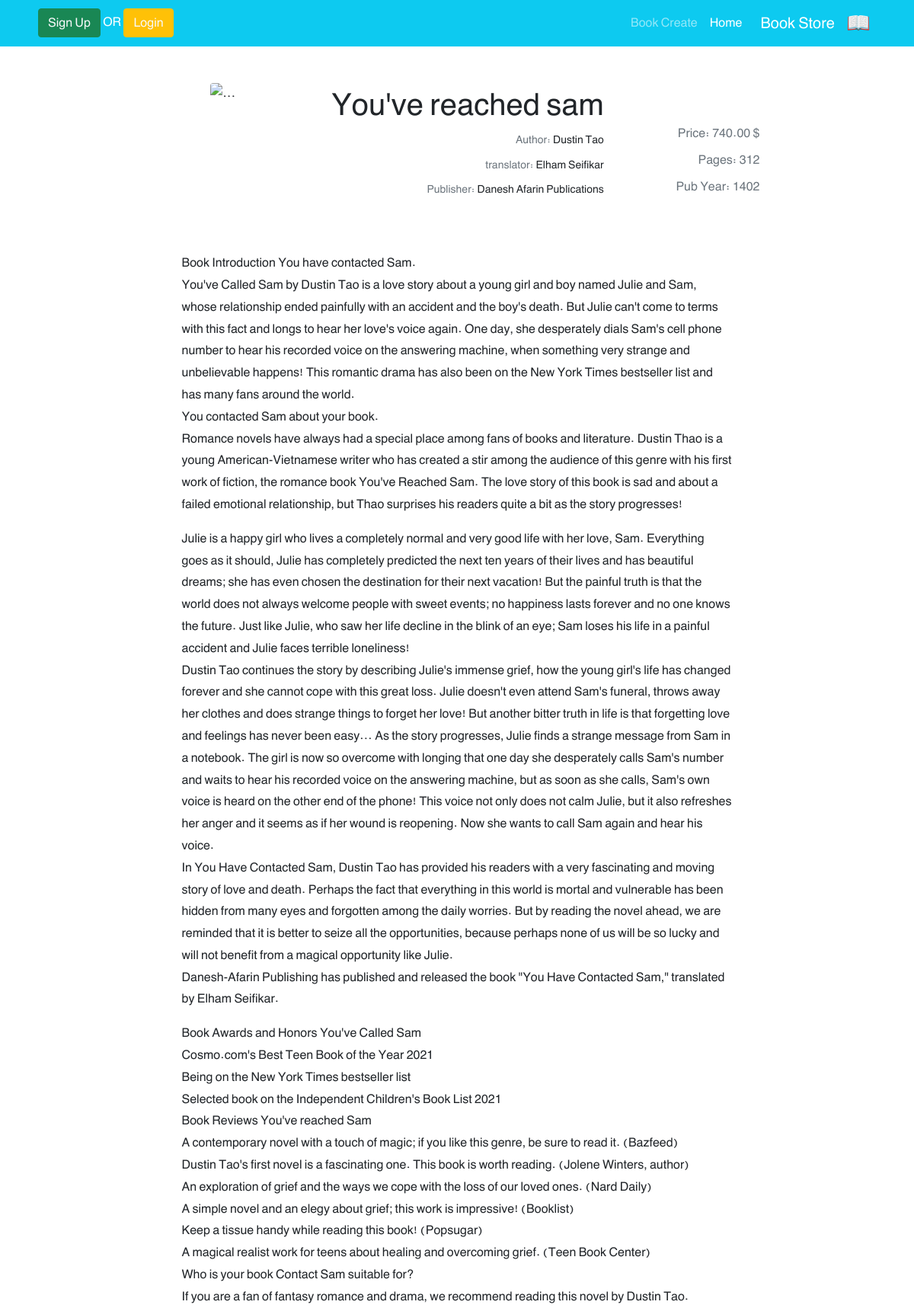
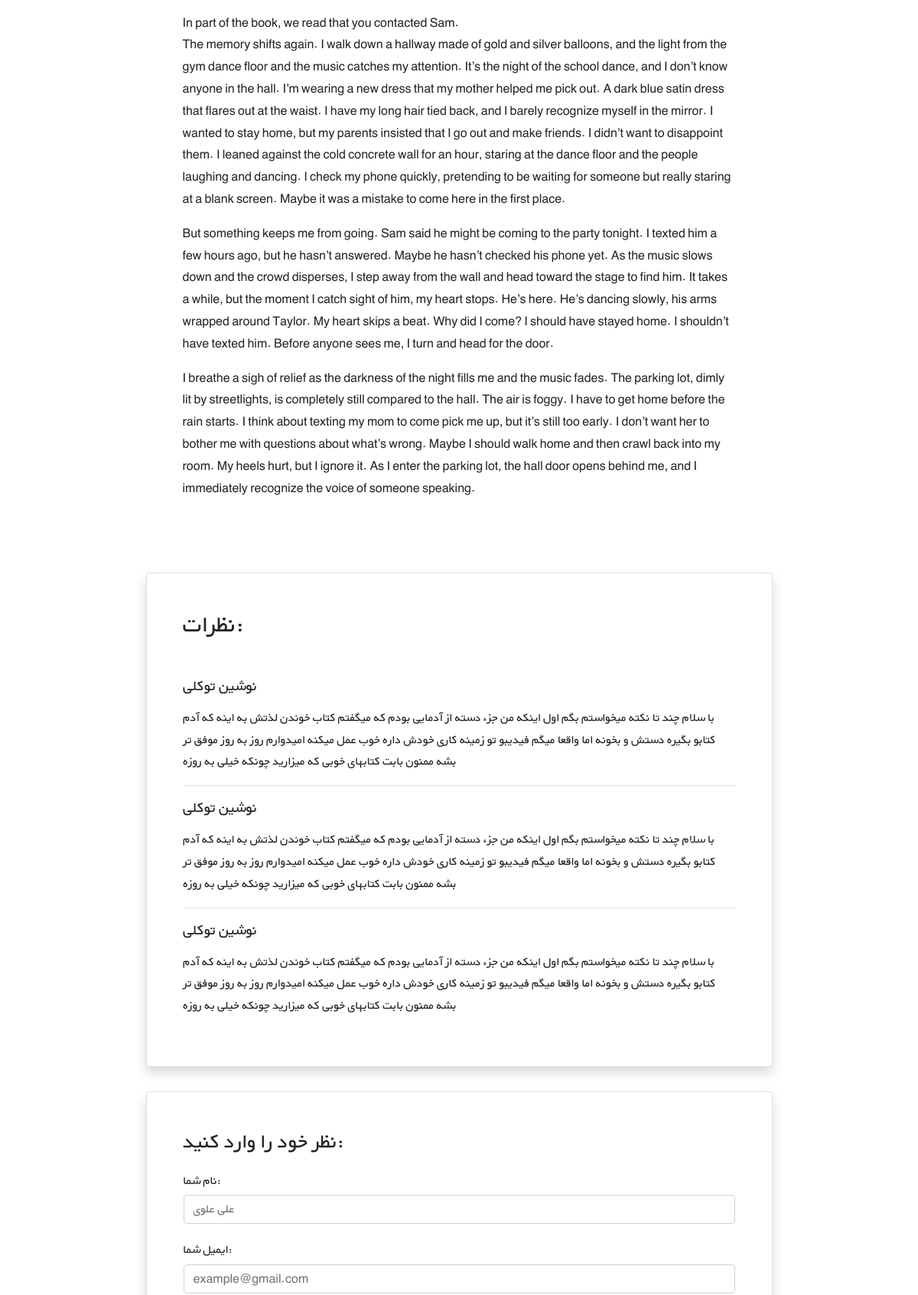
Page /books/1/ (upper part) on the committed database (2 pictures, top to bottom).
### books/models.py (models this page shows, shortened)
class Book(models.Model):
    title = models.CharField(max_length=200)
    author = models.CharField(max_length=200)
    publisher = models.CharField(max_length=200)
    translator = models.CharField(max_length=200)
    description = models.TextField()
    price = models.DecimalField(max_digits=5, decimal_places=2)
    pages_book = models.PositiveIntegerField(null=True, blank=True)
    year_of_publication = models.PositiveIntegerField(null=True, blank=True)

### books/views.py (the view)
# urls.py: path('<int:pk>/', BookDetailView.as_view(), name='book_detail'),
class BookDetailView(generic.DetailView):
    model = Book
    template_name = 'books/book_detail.html'

### books/templates/books/book_detail.html (shortened to what this page needs)
{% extends '_base.html' %}
{% block content %}
    <div class="container mt-5" dir="ltr">
        <div class="">
            <div class="">
                <div class="d-flex justify-content-center">
                    <div class="row w-sm-75 w-100">
                        <div class="col-xs-12 col-md-3 d-flex justify-content-center">
                            <div>
                                <img src="https://newcdn.fidibo.com/images/books/65579_50411_normal.jpg"
                                     class="img-fluid rounded-start" alt="...">
                            </div>
                        </div>
                        <div class="col-xs-12 col-md-6 text-center text-md-end mt-md-1 mt-4">
                            <h1>{{ book.title|capfirst }}</h1>
                            <h5 class="small my-1"><span class="text-muted">Author: </span>{{ book.author }}</h5>
                            <h5 class="small my-1"><span class="text-muted">translator: </span>{{ book.translator }}
                            </h5>
                            <h5 class="small my-1"><span class="text-muted">Publisher: </span>{{ book.publisher }}</h5>
                        </div>
                        <div class="col-xs-12 col-md-3 d-flex flex-column mt-5">
                            <h6 class="align-self-center pt-2 text-muted align-self-md-end">Price:
                                {{ book.price }} $</h6>
                            <h6 class="align-self-center pt-2 text-muted align-self-md-end">Pages:
                                {{ book.pages_book }}</h6>
                            <h6 class="align-self-center pt-2 text-muted align-self-md-end">Pub Year:
                                {{ book.year_of_publication }}</h6>
                        </div>
                    </div>
                </div>
                <div class="d-flex justify-content-center">
                    <div class="my-3 p-5 w-sm-75 w-100">{{ book.description|linebreaks }}</div>
                </div>
                <div class="d-flex justify-content-center">
                    <div class="card shadow my-3 p-5 w-sm-75 w-100">
                        <h2 class="mb-5">نظرات:</h2>
                        <div class="border-bottom mb-3">
                            <h5 class="mb-3">نوشین توکلی</h5>
                            <p>با سلام چند تا نکته میخواستم بگم اول اینکه من جزء دسته از آدمایی بودم که میگفتم کتاب
                                خوندن لذتش
                                به اینه که آدم کتابو بگیره دستش و بخونه اما واقعا میگم فیدیبو تو زمینه کاری خودش داره
                                خوب عمل
                                میکنه امیدوارم روز به روز موفق تر بشه ممنون بابت کتابهای خوبی که میزارید چونکه خیلی به
                                روزه</p>
                        </div>
                        <div class="border-bottom mb-3">
                            <h5 class="mb-3">نوشین توکلی</h5>
                            <p>با سلام چند تا نکته میخواستم بگم اول اینکه من جزء دسته از آدمایی بودم که میگفتم کتاب
                                خوندن لذتش
                                به اینه که آدم کتابو بگیره دستش و بخونه اما واقعا میگم فیدیبو تو زمینه کاری خودش داره
                                خوب عمل
                                میکنه امیدوارم روز به روز موفق تر بشه ممنون بابت کتابهای خوبی که میزارید چونکه خیلی به
                                روزه</p>
                        </div>
                        <div>
                            <h5 class="mb-3">نوشین توکلی</h5>
                            <p>با سلام چند تا نکته میخواستم بگم اول اینکه من جزء دسته از آدمایی بودم که میگفتم کتاب
                                خوندن لذتش
                                به اینه که آدم کتابو بگیره دستش و بخونه اما واقعا میگم فیدیبو تو زمینه کاری خودش داره
                                خوب عمل
                                میکنه امیدوارم روز به روز موفق تر بشه ممنون بابت کتابهای خوبی که میزارید چونکه خیلی به
                                روزه</p>
                        </div>
                    </div>
                </div>
                <div class="d-flex justify-content-center">
                    <div class="card shadow my-3 p-5 w-sm-75 w-100">
                        <h3>نظر خود را وارد کنید:</h3>
                        <form method="POST">
                            <div class="form-group py-2">
                                <label class="py-1" for="author_name">نام شما:</label>
                                <input type="text" class="form-control" placeholder="علی علوی" name="author_name">
                            </div>
                            <div class="form-group py-2">
                                <label class="py-1" for="email">ایمیل شما:</label>
                                <input type="email" class="form-control" placeholder="example@gmail.com" name="email">
                            </div>
                        </form>
                    </div>
                </div>
            </div>
        </div>
    </div>
{% endblock %}

### static/css/style.css (style rules this page uses)
* { font-family: 'BYekan', sans-serif; line-height: 1.8rem; }
@media (min-width: 576px) { .w-sm-75 { width: 75%!important; } }

### rows in the picture
Book: title "You've reached sam", author "Dustin Tao", translator "Elham Seifikar", publisher "Danesh Afarin Publications", price "740.00", pages_book "312", year_of_publication "1402", description "Book Introduction You have contacted Sam. You've Called Sam by Dustin Tao is a love story about a young girl and boy named Julie and Sam, whose relationship ended painfully with an accident and the boy's death. But Julie can't come to terms with this fact and longs to hear her love's voice again. One day, she desperately dials Sam's cell phone number to hear his recorded voice on the answering machine, when something very strange and unbelievable happens! This romantic drama has also been on the New York Times bestseller list and has many fans around the world. You contacted Sam about your book. Romance novels have always had a special place among fans of books and literature. Dustin Thao…"
